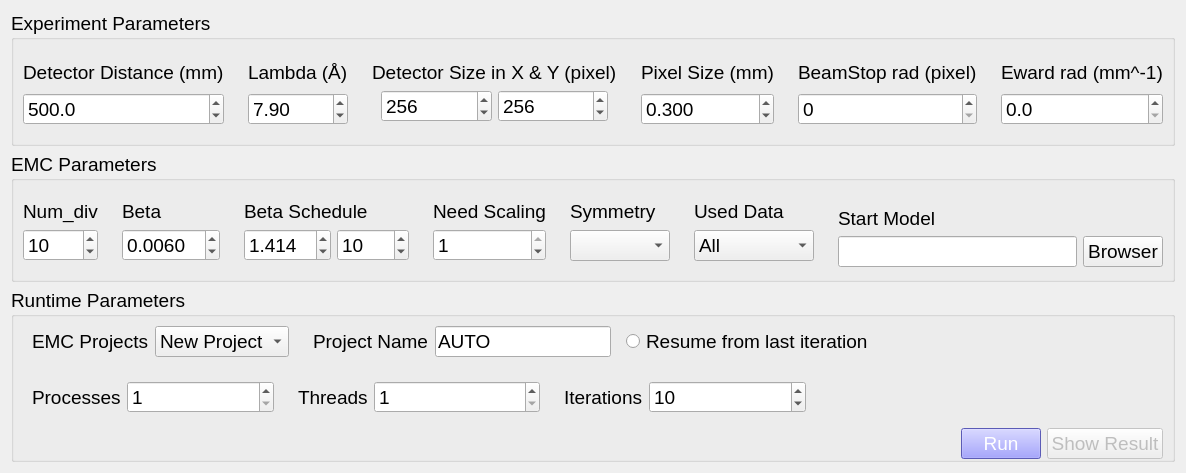
                <widget class="QWidget" name="widget_25" native="true">
                 <layout class="QVBoxLayout" name="verticalLayout_22">
                  <item>
                   <widget class="QGroupBox" name="groupBox_3">
                    <property name="font">
                     <font>
                      <pointsize>14</pointsize>
                     </font>
                    </property>
                    <property name="title">
                     <string>Experiment Parameters</string>
                    </property>
                    <layout class="QHBoxLayout" name="horizontalLayout_28">
                     <property name="leftMargin">
                      <number>0</number>
                     </property>
                     <property name="rightMargin">
                      <number>0</number>
                     </property>
                     <item>
                      <widget class="QWidget" name="widget_26" native="true">
                       <layout class="QVBoxLayout" name="verticalLayout_6">
                        <item>
                         <widget class="QLabel" name="label_22">
                          <property name="text">
                           <string>Detector Distance (mm)</string>
                          </property>
                         </widget>
                        </item>
                        <item>
                         <widget class="QDoubleSpinBox" name="doubleSpinBox_4">
                          <property name="decimals">
                           <number>1</number>
                          </property>
                          <property name="maximum">
                           <double>10000.000000000000000</double>
                          </property>
                          <property name="singleStep">
                           <double>0.100000000000000</double>
                          </property>
                          <property name="value">
                           <double>500.000000000000000</double>
                          </property>
                         </widget>
                        </item>
                       </layout>
                      </widget>
                     </item>
                     <item>
                      <widget class="QWidget" name="widget_27" native="true">
                       <layout class="QVBoxLayout" name="verticalLayout_7">
                        <item>
                         <widget class="QLabel" name="label_23">
                          <property name="text">
                           <string>Lambda (Å)</string>
                          </property>
                         </widget>
                        </item>
                        <item>
                         <widget class="QDoubleSpinBox" name="doubleSpinBox_5">
                          <property name="singleStep">
                           <double>0.100000000000000</double>
                          </property>
                          <property name="value">
                           <double>7.900000000000000</double>
                          </property>
                         </widget>
                        </item>
                       </layout>
                      </widget>
                     </item>
                     <item>
                      <widget class="QWidget" name="widget_28" native="true">
                       <layout class="QVBoxLayout" name="verticalLayout_8">
                        <property name="topMargin">
                         <number>12</number>
                        </property>
                        <property name="bottomMargin">
                         <number>12</number>
                        </property>
                        <item>
                         <widget class="QLabel" name="label_24">
                          <property name="text">
                           <string>Detector Size in X &amp; Y (pixel)</string>
                          </property>
                          <property name="margin">
                           <number>0</number>
                          </property>
                         </widget>
                        </item>
                        <item>
                         <widget class="QWidget" name="widget_29" native="true">
                          <layout class="QHBoxLayout" name="horizontalLayout_27">
                           <property name="topMargin">
                            <number>0</number>
                           </property>
                           <property name="bottomMargin">
                            <number>0</number>
                           </property>
                           <item>
                            <widget class="QSpinBox" name="spinBox_11">
                             <property name="maximum">
                              <number>1024</number>
                             </property>
                             <property name="value">
                              <number>256</number>
                             </property>
                            </widget>
                           </item>
                           <item>
                            <widget class="QSpinBox" name="spinBox_12">
                             <property name="maximum">
                              <number>1024</number>
                             </property>
                             <property name="value">
                              <number>256</number>
                             </property>
                            </widget>
                           </item>
                          </layout>
                         </widget>
                        </item>
                       </layout>
                      </widget>
                     </item>
                     <item>
                      <widget class="QWidget" name="widget_30" native="true">
                       <layout class="QVBoxLayout" name="verticalLayout_9">
                        <item>
                         <widget class="QLabel" name="label_25">
                          <property name="text">
                           <string>Pixel Size (mm)</string>
                          </property>
                         </widget>
                        </item>
                        <item>
                         <widget class="QDoubleSpinBox" name="doubleSpinBox_6">
                          <property name="decimals">
                           <number>3</number>
                          </property>
                          <property name="singleStep">
                           <double>0.100000000000000</double>
                          </property>
                          <property name="value">
                           <double>0.300000000000000</double>
                          </property>
                         </widget>
                        </item>
                       </layout>
                      </widget>
                     </item>
                     <item>
                      <widget class="QWidget" name="widget_31" native="true">
                       <layout class="QVBoxLayout" name="verticalLayout_10">
                        <item>
                         <widget class="QLabel" name="label_26">
                          <property name="text">
                           <string>BeamStop rad (pixel)</string>
                          </property>
                         </widget>
                        </item>
                        <item>
                         <widget class="QSpinBox" name="spinBox_13">
                          <property name="maximum">
                           <number>512</number>
                          </property>
                         </widget>
                        </item>
                       </layout>
                      </widget>
                     </item>
                     <item>
                      <widget class="QWidget" name="widget_32" native="true">
                       <layout class="QVBoxLayout" name="verticalLayout_11">
                        <item>
                         <widget class="QLabel" name="label_27">
                          <property name="toolTip">
                           <string>&lt;html&gt;&lt;head/&gt;&lt;body&gt;&lt;p&gt;Re-edit oversampling rate. 0 means using experiment oversampling rate.&lt;/p&gt;&lt;/body&gt;&lt;/html&gt;</string>
                          </property>
                          <property name="text">
                           <string>Eward rad (mm^-1)</string>
                          </property>
                         </widget>
                        </item>
                        <item>
                         <widget class="QDoubleSpinBox" name="doubleSpinBox_7">
                          <property name="decimals">
                           <number>1</number>
                          </property>
                          <property name="maximum">
                           <double>2000.000000000000000</double>
                          </property>
                         </widget>
                        </item>
                       </layout>
                      </widget>
                     </item>
                    </layout>
                   </widget>
                  </item>
                  <item>
                   <widget class="QGroupBox" name="groupBox_4">
                    <property name="font">
                     <font>
                      <pointsize>14</pointsize>
                     </font>
                    </property>
                    <property name="title">
                     <string>EMC Parameters</string>
                    </property>
                    <layout class="QHBoxLayout" name="horizontalLayout_33">
                     <property name="leftMargin">
                      <number>0</number>
                     </property>
                     <property name="rightMargin">
                      <number>0</number>
                     </property>
                     <item>
                      <widget class="QWidget" name="widget_35" native="true">
                       <layout class="QVBoxLayout" name="verticalLayout_12">
                        <item>
                         <widget class="QLabel" name="label_30">
                          <property name="text">
                           <string>Num_div</string>
                          </property>
                         </widget>
                        </item>
                        <item>
                         <widget class="QSpinBox" name="spinBox_17">
                          <property name="minimum">
                           <number>5</number>
                          </property>
                          <property name="maximum">
                           <number>20</number>
                          </property>
                          <property name="value">
                           <number>10</number>
                          </property>
                         </widget>
                        </item>
                       </layout>
                      </widget>
                     </item>
                     <item>
                      <widget class="QWidget" name="widget_36" native="true">
                       <layout class="QVBoxLayout" name="verticalLayout_13">
                        <item>
                         <widget class="QLabel" name="label_31">
                          <property name="text">
                           <string>Beta</string>
                          </property>
                         </widget>
                        </item>
                        <item>
                         <widget class="QDoubleSpinBox" name="doubleSpinBox_9">
                          <property name="decimals">
                           <number>4</number>
                          </property>
                          <property name="minimum">
                           <double>0.000100000000000</double>
                          </property>
                          <property name="maximum">
                           <double>10.000000000000000</double>
                          </property>
                          <property name="singleStep">
                           <double>0.001000000000000</double>
                          </property>
                          <property name="value">
                           <double>0.006000000000000</double>
                          </property>
                         </widget>
                        </item>
                       </layout>
                      </widget>
                     </item>
                     <item>
                      <widget class="QWidget" name="widget_37" native="true">
                       <layout class="QVBoxLayout" name="verticalLayout_14">
                        <item>
                         <widget class="QLabel" name="label_32">
                          <property name="toolTip">
                           <string>&lt;html&gt;&lt;head/&gt;&lt;body&gt;&lt;p&gt;multiply beta by ? for every ? iterations&lt;/p&gt;&lt;/body&gt;&lt;/html&gt;</string>
                          </property>
                          <property name="text">
                           <string>Beta Schedule</string>
                          </property>
                          <property name="margin">
                           <number>0</number>
                          </property>
                         </widget>
                        </item>
                        <item>
                         <widget class="QWidget" name="widget_38" native="true">
                          <layout class="QHBoxLayout" name="horizontalLayout_32" stretch="0,0">
                           <property name="leftMargin">
                            <number>0</number>
                           </property>
                           <property name="topMargin">
                            <number>0</number>
                           </property>
                           <property name="rightMargin">
                            <number>0</number>
                           </property>
                           <property name="bottomMargin">
                            <number>0</number>
                           </property>
                           <item>
                            <widget class="QDoubleSpinBox" name="doubleSpinBox_8">
                             <property name="toolTip">
                              <string>&lt;html&gt;&lt;head/&gt;&lt;body&gt;&lt;p&gt;multiply beta by ?&lt;/p&gt;&lt;/body&gt;&lt;/html&gt;</string>
                             </property>
                             <property name="decimals">
                              <number>3</number>
                             </property>
                             <property name="maximum">
                              <double>99.000000000000000</double>
                             </property>
                             <property name="singleStep">
                              <double>0.010000000000000</double>
                             </property>
                             <property name="value">
                              <double>1.414000000000000</double>
                             </property>
                            </widget>
                           </item>
                           <item>
                            <widget class="QSpinBox" name="spinBox_15">
                             <property name="toolTip">
                              <string>&lt;html&gt;&lt;head/&gt;&lt;body&gt;&lt;p&gt;for every ? iterations&lt;/p&gt;&lt;/body&gt;&lt;/html&gt;</string>
                             </property>
                             <property name="maximum">
                              <number>1024</number>
                             </property>
                             <property name="value">
                              <number>10</number>
                             </property>
                            </widget>
                           </item>
                          </layout>
                         </widget>
                        </item>
                       </layout>
                      </widget>
                     </item>
                     <item>
                      <widget class="QWidget" name="widget_40" native="true">
                       <layout class="QVBoxLayout" name="verticalLayout_16">
                        <item>
                         <widget class="QLabel" name="label_34">
                          <property name="text">
                           <string>Need Scaling</string>
                          </property>
                         </widget>
                        </item>
                        <item>
                         <widget class="QSpinBox" name="spinBox_16">
                          <property name="maximum">
                           <number>1</number>
                          </property>
                          <property name="value">
                           <number>1</number>
                          </property>
                         </widget>
                        </item>
                       </layout>
                      </widget>
                     </item>
                     <item>
                      <widget class="QWidget" name="widget_39" native="true">
                       <layout class="QVBoxLayout" name="verticalLayout_15">
                        <item>
                         <widget class="QLabel" name="label_33">
                          <property name="text">
                           <string>Symmetry</string>
                          </property>
                         </widget>
                        </item>
                        <item>
                         <widget class="QComboBox" name="comboBox_5"/>
                        </item>
                       </layout>
                      </widget>
                     </item>
                     <item>
                      <widget class="QWidget" name="widget_41" native="true">
                       <layout class="QVBoxLayout" name="verticalLayout_17">
                        <item>
                         <widget class="QLabel" name="label_35">
                          <property name="toolTip">
                           <string>&lt;html&gt;&lt;head/&gt;&lt;body&gt;&lt;p&gt;Re-edit oversampling rate. 0 means using experiment oversampling rate.&lt;/p&gt;&lt;/body&gt;&lt;/html&gt;</string>
                          </property>
                          <property name="text">
                           <string>Used Data</string>
                          </property>
                         </widget>
                        </item>
                        <item>
                         <widget class="QComboBox" name="comboBox_6">
                          <item>
                           <property name="text">
                            <string>All</string>
                           </property>
                          </item>
                          <item>
                           <property name="text">
                            <string>Odd-Only</string>
                           </property>
                          </item>
                          <item>
                           <property name="text">
                            <string>Even-Only</string>
                           </property>
                          </item>
                         </widget>
                        </item>
                       </layout>
                      </widget>
                     </item>
                     <item>
                      <widget class="QWidget" name="widget_42" native="true">
                       <layout class="QVBoxLayout" name="verticalLayout_18">
                        <property name="topMargin">
                         <number>17</number>
                        </property>
                        <property name="bottomMargin">
                         <number>3</number>
                        </property>
                        <item>
                         <widget class="QLabel" name="label_36">
                          <property name="text">
                           <string>Start Model</string>
                          </property>
                         </widget>
                        </item>
                        <item>
                         <widget class="QWidget" name="widget_43" native="true">
                          <layout class="QHBoxLayout" name="horizontalLayout_31" stretch="0,0">
                           <property name="leftMargin">
                            <number>0</number>
                           </property>
                           <property name="topMargin">
                            <number>0</number>
                           </property>
                           <property name="rightMargin">
                            <number>0</number>
                           </property>
                           <property name="bottomMargin">
                            <number>0</number>
                           </property>
                           <item>
                            <widget class="QLineEdit" name="lineEdit_7"/>
                           </item>
                           <item>
                            <widget class="QPushButton" name="pushButton_11">
                             <property name="sizePolicy">
                              <sizepolicy hsizetype="Minimum" vsizetype="Fixed">
                               <horstretch>0</horstretch>
                               <verstretch>0</verstretch>
                              </sizepolicy>
                             </property>
                             <property name="text">
                              <string>Browser</string>
                             </property>
                            </widget>
                           </item>
                          </layout>
                         </widget>
                        </item>
                       </layout>
                      </widget>
                     </item>
                    </layout>
                   </widget>
                  </item>
                  <item>
                   <widget class="QGroupBox" name="groupBox_5">
                    <property name="font">
                     <font>
                      <pointsize>14</pointsize>
                     </font>
                    </property>
                    <property name="title">
                     <string>Runtime Parameters</string>
                    </property>
                    <layout class="QVBoxLayout" name="verticalLayout_19">
                     <property name="leftMargin">
                      <number>0</number>
                     </property>
                     <property name="topMargin">
                      <number>0</number>
                     </property>
                     <property name="rightMargin">
                      <number>0</number>
                     </property>
                     <property name="bottomMargin">
                      <number>0</number>
                     </property>
                     <item>
                      <widget class="QWidget" name="widget_44" native="true">
                       <layout class="QHBoxLayout" name="horizontalLayout_36">
                        <property name="topMargin">
                         <number>0</number>
                        </property>
                        <property name="bottomMargin">
                         <number>0</number>
                        </property>
                        <item>
                         <widget class="QWidget" name="widget_45" native="true">
                          <layout class="QHBoxLayout" name="horizontalLayout_34">
                           <item>
                            <widget class="QLabel" name="label_37">
                             <property name="text">
                              <string>EMC Projects</string>
                             </property>
                            </widget>
                           </item>
                           <item>
                            <widget class="QComboBox" name="comboBox_7">
                             <item>
                              <property name="text">
                               <string>New Project</string>
                              </property>
                             </item>
                            </widget>
                           </item>
                          </layout>
                         </widget>
                        </item>
                        <item>
                         <widget class="QWidget" name="widget_46" native="true">
                          <layout class="QHBoxLayout" name="horizontalLayout_35">
                           <item>
                            <widget class="QLabel" name="label_38">
                             <property name="text">
                              <string>Project Name</string>
                             </property>
                            </widget>
                           </item>
                           <item>
                            <widget class="QLineEdit" name="lineEdit_8">
                             <property name="text">
                              <string>AUTO</string>
                             </property>
                            </widget>
                           </item>
                          </layout>
                         </widget>
                        </item>
                        <item>
                         <widget class="QRadioButton" name="radioButton">
                          <property name="enabled">
                           <bool>true</bool>
                          </property>
                          <property name="text">
                           <string>Resume from last iteration</string>
                          </property>
                          <property name="checkable">
                           <bool>true</bool>
                          </property>
                          <property name="checked">
                           <bool>false</bool>
                          </property>
                         </widget>
                        </item>
                        <item>
                         <spacer name="horizontalSpacer_4">
                          <property name="orientation">
                           <enum>Qt::Horizontal</enum>
                          </property>
                          <property name="sizeHint" stdset="0">
                           <size>
                            <width>251</width>
                            <height>20</height>
                           </size>
                          </property>
                         </spacer>
                        </item>
                       </layout>
                      </widget>
                     </item>
                     <item>
                      <widget class="QWidget" name="widget_47" native="true">
                       <layout class="QHBoxLayout" name="horizontalLayout_40">
                        <property name="topMargin">
                         <number>0</number>
                        </property>
                        <property name="bottomMargin">
                         <number>0</number>
                        </property>
                        <item>
                         <widget class="QWidget" name="widget_48" native="true">
                          <layout class="QHBoxLayout" name="horizontalLayout_37" stretch="0,1">
                           <item>
                            <widget class="QLabel" name="label_39">
                             <property name="text">
                              <string>Processes</string>
                             </property>
                            </widget>
                           </item>
                           <item>
                            <widget class="QSpinBox" name="spinBox_14">
                             <property name="font">
                              <font>
                               <pointsize>14</pointsize>
                              </font>
                             </property>
                             <property name="minimum">
                              <number>1</number>
                             </property>
                            </widget>
                           </item>
                          </layout>
                         </widget>
                        </item>
                        <item>
                         <widget class="QWidget" name="widget_49" native="true">
                          <layout class="QHBoxLayout" name="horizontalLayout_38" stretch="0,1">
                           <item>
                            <widget class="QLabel" name="label_40">
                             <property name="text">
                              <string>Threads</string>
                             </property>
                            </widget>
                           </item>
                           <item>
                            <widget class="QSpinBox" name="spinBox_18">
                             <property name="font">
                              <font>
                               <pointsize>14</pointsize>
                              </font>
                             </property>
                             <property name="minimum">
                              <number>1</number>
                             </property>
                             <property name="maximum">
                              <number>24</number>
                             </property>
                            </widget>
                           </item>
                          </layout>
                         </widget>
                        </item>
                        <item>
                         <widget class="QWidget" name="widget_50" native="true">
                          <layout class="QHBoxLayout" name="horizontalLayout_39" stretch="0,1">
                           <item>
                            <widget class="QLabel" name="label_41">
                             <property name="text">
                              <string>Iterations</string>
                             </property>
                            </widget>
                           </item>
                           <item>
                            <widget class="QSpinBox" name="spinBox_19">
                             <property name="font">
                              <font>
                               <pointsize>14</pointsize>
                              </font>
                             </property>
                             <property name="minimum">
                              <number>1</number>
                             </property>
                             <property name="maximum">
                              <number>99</number>
                             </property>
                             <property name="value">
                              <number>10</number>
                             </property>
                            </widget>
                           </item>
                          </layout>
                         </widget>
                        </item>
                        <item>
                         <spacer name="horizontalSpacer_5">
                          <property name="orientation">
                           <enum>Qt::Horizontal</enum>
                          </property>
                          <property name="sizeHint" stdset="0">
                           <size>
                            <width>348</width>
                            <height>20</height>
                           </size>
                          </property>
                         </spacer>
                        </item>
                       </layout>
                      </widget>
                     </item>
                     <item>
                      <widget class="QWidget" name="widget_51" native="true">
                       <layout class="QHBoxLayout" name="horizontalLayout_41" stretch="0,0,0">
                        <property name="topMargin">
                         <number>0</number>
                        </property>
                        <property name="bottomMargin">
                         <number>0</number>
                        </property>
                        <item>
                         <spacer name="horizontalSpacer_6">
                          <property name="orientation">
                           <enum>Qt::Horizontal</enum>
                          </property>
                          <property name="sizeHint" stdset="0">
                           <size>
                            <width>40</width>
                            <height>20</height>
                           </size>
                          </property>
                         </spacer>
                        </item>
                        <item>
                         <widget class="QPushButton" name="pushButton_12">
                          <property name="cursor">
                           <cursorShape>PointingHandCursor</cursorShape>
                          </property>
                          <property name="styleSheet">
                           <string notr="true">background-color: rgb(128, 128, 255);
color: rgb(255, 255, 255);</string>
                          </property>
                          <property name="text">
                           <string>Run</string>
                          </property>
                         </widget>
                        </item>
                        <item>
                         <widget class="QPushButton" name="pushButton_13">
                          <property name="enabled">
                           <bool>false</bool>
                          </property>
                          <property name="text">
                           <string>Show Result</string>
                          </property>
                         </widget>
                        </item>
                       </layout>
                      </widget>
                     </item>
                    </layout>
                   </widget>
                  </item>
                 </layout>
                </widget>
